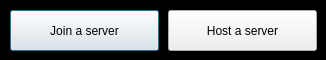
<?xml version="1.0" encoding="UTF-8"?>
<ui version="4.0">
 <class>multiplayer_dialog</class>
 <widget class="QDialog" name="multiplayer_dialog">
  <property name="geometry">
   <rect>
    <x>0</x>
    <y>0</y>
    <width>326</width>
    <height>60</height>
   </rect>
  </property>
  <property name="windowTitle">
   <string>Choose an option:</string>
  </property>
  <property name="styleSheet">
   <string notr="true">QDialog#multiplayer_dialog {
	background-color: rgb(0, 0, 0);
}</string>
  </property>
  <widget class="QPushButton" name="join_btn">
   <property name="geometry">
    <rect>
     <x>10</x>
     <y>10</y>
     <width>149</width>
     <height>41</height>
    </rect>
   </property>
   <property name="text">
    <string>Join a server</string>
   </property>
  </widget>
  <widget class="QPushButton" name="host_btn">
   <property name="geometry">
    <rect>
     <x>168</x>
     <y>10</y>
     <width>149</width>
     <height>41</height>
    </rect>
   </property>
   <property name="text">
    <string>Host a server</string>
   </property>
  </widget>
 </widget>
 <tabstops>
  <tabstop>join_btn</tabstop>
 </tabstops>
 <resources/>
 <connections/>
</ui>
